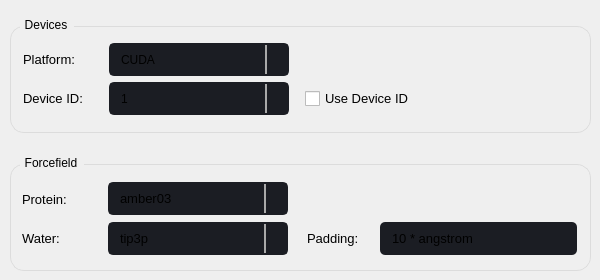
                            <widget class="QWidget" name="tab">
                             <attribute name="title">
                              <string>General</string>
                             </attribute>
                             <widget class="QWidget" name="layoutWidget">
                              <property name="geometry">
                               <rect>
                                <x>10</x>
                                <y>10</y>
                                <width>581</width>
                                <height>261</height>
                               </rect>
                              </property>
                              <layout class="QVBoxLayout" name="verticalLayout_8">
                               <property name="spacing">
                                <number>15</number>
                               </property>
                               <item>
                                <widget class="QGroupBox" name="groupBox_18">
                                 <property name="font">
                                  <font>
                                   <family>Segoe UI</family>
                                  </font>
                                 </property>
                                 <property name="styleSheet">
                                  <string notr="true">QGroupBox {
  
  border: 1px solid rgb(220, 220, 220);
  border-radius: 14px;
  padding: 4px;
  margin-top: 16px;
}

QGroupBox::title {
  subcontrol-origin: margin;
  subcontrol-position: top left;
  left: 10px;
  padding-left: 3px;
  padding-right: 5px;
  padding-top: 8px;
  padding-bottom: 16px;
}

QGroupBox::indicator {
  margin-left: 2px;
  height: 16px;
  width: 16px;
}</string>
                                 </property>
                                 <property name="title">
                                  <string>Devices</string>
                                 </property>
                                 <widget class="QWidget" name="formLayoutWidget_9">
                                  <property name="geometry">
                                   <rect>
                                    <x>10</x>
                                    <y>29</y>
                                    <width>401</width>
                                    <height>81</height>
                                   </rect>
                                  </property>
                                  <layout class="QGridLayout" name="gridLayout_7">
                                   <property name="leftMargin">
                                    <number>3</number>
                                   </property>
                                   <property name="topMargin">
                                    <number>4</number>
                                   </property>
                                   <property name="rightMargin">
                                    <number>3</number>
                                   </property>
                                   <property name="bottomMargin">
                                    <number>4</number>
                                   </property>
                                   <item row="1" column="0">
                                    <widget class="QLabel" name="label_39">
                                     <property name="sizePolicy">
                                      <sizepolicy hsizetype="Expanding" vsizetype="Preferred">
                                       <horstretch>0</horstretch>
                                       <verstretch>0</verstretch>
                                      </sizepolicy>
                                     </property>
                                     <property name="minimumSize">
                                      <size>
                                       <width>80</width>
                                       <height>0</height>
                                      </size>
                                     </property>
                                     <property name="maximumSize">
                                      <size>
                                       <width>80</width>
                                       <height>16777215</height>
                                      </size>
                                     </property>
                                     <property name="font">
                                      <font>
                                       <family>Segoe UI</family>
                                       <pointsize>10</pointsize>
                                      </font>
                                     </property>
                                     <property name="text">
                                      <string>Device ID: </string>
                                     </property>
                                    </widget>
                                   </item>
                                   <item row="0" column="1">
                                    <widget class="QComboBox" name="platform_comboBox">
                                     <property name="minimumSize">
                                      <size>
                                       <width>110</width>
                                       <height>33</height>
                                      </size>
                                     </property>
                                     <property name="maximumSize">
                                      <size>
                                       <width>180</width>
                                       <height>33</height>
                                      </size>
                                     </property>
                                     <property name="styleSheet">
                                      <string notr="true">QComboBox {
	background-color: rgb(27, 29, 35);
	border-radius: 5px;
	border: 2px solid rgb(27, 29, 35);
    padding: 1px 18px 1px 3px;
	padding-left: 10px;
    min-width: 6em;
}
QComboBox:hover{
	border: 2px solid rgb(64, 71, 88);
}

QComboBox QAbstractItemView{
	
	selection-background-color: rgb(200, 5, 100);
	

}

QComboBox:editable {

	background: rgb(0, 180, 95);
}

QComboBox:on { /* shift the text when the popup opens */
    padding-top: 3px;
    padding-left: 4px;
	text-align: center;
}



QComboBox:on { /* shift the text when the popup opens */
    padding-top: 2px;
    padding-left: 3px;
}

QComboBox::drop-down {
    subcontrol-origin: padding;
    subcontrol-position: top right;
    width: 20px;

    border-left-width: 2px;
    border-left-color: darkgray;
    border-left-style: solid; /* just a single line */
    border-top-right-radius: 3px; /* same radius as the QComboBox */
    border-bottom-right-radius: 3px;
}

QComboBox::down-arrow {
image: url(:/16x16/icons/16x16/cil-arrow-bottom.png);
}

QComboBox::down-arrow:on { /* shift the arrow when popup is open */
    top: 1px;
    left: 1px;
}

</string>
                                     </property>
                                     <item>
                                      <property name="text">
                                       <string>CUDA</string>
                                      </property>
                                     </item>
                                     <item>
                                      <property name="text">
                                       <string>OpenCL</string>
                                      </property>
                                     </item>
                                     <item>
                                      <property name="text">
                                       <string>Reference</string>
                                      </property>
                                     </item>
                                     <item>
                                      <property name="text">
                                       <string>CPU</string>
                                      </property>
                                     </item>
                                    </widget>
                                   </item>
                                   <item row="1" column="1">
                                    <widget class="QComboBox" name="Device_Number_comboBox">
                                     <property name="minimumSize">
                                      <size>
                                       <width>110</width>
                                       <height>33</height>
                                      </size>
                                     </property>
                                     <property name="maximumSize">
                                      <size>
                                       <width>180</width>
                                       <height>33</height>
                                      </size>
                                     </property>
                                     <property name="styleSheet">
                                      <string notr="true">QComboBox {
	background-color: rgb(27, 29, 35);
	border-radius: 5px;
	border: 2px solid rgb(27, 29, 35);
    padding: 1px 18px 1px 3px;
	padding-left: 10px;
    min-width: 6em;
}
QComboBox:hover{
	border: 2px solid rgb(64, 71, 88);
}

QComboBox:disabled {
background-color: rgb(93, 83, 91);
}

QComboBox QAbstractItemView{
	
	selection-background-color: rgb(200, 5, 100);
	

}

QComboBox:editable {

	background: rgb(0, 180, 95);
}

QComboBox:on { /* shift the text when the popup opens */
    padding-top: 3px;
    padding-left: 4px;
	text-align: center;
}



QComboBox:on { /* shift the text when the popup opens */
    padding-top: 2px;
    padding-left: 3px;
}

QComboBox::drop-down {
    subcontrol-origin: padding;
    subcontrol-position: top right;
    width: 20px;

    border-left-width: 2px;
    border-left-color: darkgray;
    border-left-style: solid; /* just a single line */
    border-top-right-radius: 3px; /* same radius as the QComboBox */
    border-bottom-right-radius: 3px;
}

QComboBox::down-arrow {
image: url(:/16x16/icons/16x16/cil-arrow-bottom.png);
}

QComboBox::down-arrow:on { /* shift the arrow when popup is open */
    top: 1px;
    left: 1px;
}

</string>
                                     </property>
                                     <item>
                                      <property name="text">
                                       <string>1</string>
                                      </property>
                                     </item>
                                    </widget>
                                   </item>
                                   <item row="0" column="0">
                                    <widget class="QLabel" name="label_38">
                                     <property name="font">
                                      <font>
                                       <family>Segoe UI</family>
                                       <pointsize>10</pointsize>
                                      </font>
                                     </property>
                                     <property name="text">
                                      <string>Platform: </string>
                                     </property>
                                    </widget>
                                   </item>
                                   <item row="1" column="2">
                                    <widget class="QCheckBox" name="Device_ID_checkBox">
                                     <property name="sizePolicy">
                                      <sizepolicy hsizetype="Preferred" vsizetype="Preferred">
                                       <horstretch>0</horstretch>
                                       <verstretch>0</verstretch>
                                      </sizepolicy>
                                     </property>
                                     <property name="minimumSize">
                                      <size>
                                       <width>120</width>
                                       <height>33</height>
                                      </size>
                                     </property>
                                     <property name="maximumSize">
                                      <size>
                                       <width>120</width>
                                       <height>33</height>
                                      </size>
                                     </property>
                                     <property name="font">
                                      <font>
                                       <family>Segoe UI</family>
                                       <pointsize>10</pointsize>
                                      </font>
                                     </property>
                                     <property name="styleSheet">
                                      <string notr="true">QCheckBox {
    spacing: 5px;
	margin-left: 10px;
}

QCheckBox::indicator {
    width: 15px;
    height: 15px;
}

QCheckBox::indicator:unchecked {
border-image: url(:/16x16/icons/16x16/cil-circle.png);

}

QCheckBox:disabled {
background-color: rgb(93, 83, 91);
}

QCheckBox::indicator:checked {
	border-image: url(:/20x20/icons/20x20/cil-check.png);
}


</string>
                                     </property>
                                     <property name="text">
                                      <string>Use Device ID</string>
                                     </property>
                                     <property name="shortcut">
                                      <string notr="true"/>
                                     </property>
                                    </widget>
                                   </item>
                                  </layout>
                                 </widget>
                                </widget>
                               </item>
                               <item>
                                <widget class="QGroupBox" name="groupBox_4">
                                 <property name="font">
                                  <font>
                                   <family>Segoe UI</family>
                                  </font>
                                 </property>
                                 <property name="styleSheet">
                                  <string notr="true">QGroupBox {
  
  border: 1px solid rgb(220, 220, 220);
  border-radius: 14px;
  padding: 4px;
  margin-top: 16px;
}

QGroupBox::title {
  subcontrol-origin: margin;
  subcontrol-position: top left;
  left: 10px;
  padding-left: 3px;
  padding-right: 5px;
  padding-top: 8px;
  padding-bottom: 16px;
}

QGroupBox::indicator {
  margin-left: 2px;
  height: 16px;
  width: 16px;
}

</string>
                                 </property>
                                 <property name="title">
                                  <string>Forcefield</string>
                                 </property>
                                 <widget class="QWidget" name="formLayoutWidget">
                                  <property name="geometry">
                                   <rect>
                                    <x>9</x>
                                    <y>30</y>
                                    <width>561</width>
                                    <height>81</height>
                                   </rect>
                                  </property>
                                  <layout class="QGridLayout" name="gridLayout_8">
                                   <property name="leftMargin">
                                    <number>3</number>
                                   </property>
                                   <property name="topMargin">
                                    <number>4</number>
                                   </property>
                                   <property name="rightMargin">
                                    <number>3</number>
                                   </property>
                                   <property name="bottomMargin">
                                    <number>4</number>
                                   </property>
                                   <item row="0" column="1">
                                    <widget class="QComboBox" name="protein_forcefield_comboBox">
                                     <property name="sizePolicy">
                                      <sizepolicy hsizetype="Preferred" vsizetype="Fixed">
                                       <horstretch>0</horstretch>
                                       <verstretch>0</verstretch>
                                      </sizepolicy>
                                     </property>
                                     <property name="minimumSize">
                                      <size>
                                       <width>110</width>
                                       <height>33</height>
                                      </size>
                                     </property>
                                     <property name="maximumSize">
                                      <size>
                                       <width>180</width>
                                       <height>33</height>
                                      </size>
                                     </property>
                                     <property name="font">
                                      <font>
                                       <family>Segoe UI</family>
                                       <pointsize>10</pointsize>
                                      </font>
                                     </property>
                                     <property name="styleSheet">
                                      <string notr="true">QComboBox {
	background-color: rgb(27, 29, 35);
	border-radius: 5px;
	border: 2px solid rgb(27, 29, 35);
    padding: 1px 18px 1px 3px;
	padding-left: 10px;
    min-width: 6em;
}
QComboBox:hover{
	border: 2px solid rgb(64, 71, 88);
}

QComboBox QAbstractItemView{
	
	selection-background-color: rgb(200, 5, 100);
	

}

QComboBox:editable {

	background: rgb(0, 180, 95);
}

QComboBox:on { /* shift the text when the popup opens */
    padding-top: 3px;
    padding-left: 4px;
	text-align: center;
}



QComboBox:on { /* shift the text when the popup opens */
    padding-top: 2px;
    padding-left: 3px;
}

QComboBox::drop-down {
    subcontrol-origin: padding;
    subcontrol-position: top right;
    width: 20px;

    border-left-width: 2px;
    border-left-color: darkgray;
    border-left-style: solid; /* just a single line */
    border-top-right-radius: 3px; /* same radius as the QComboBox */
    border-bottom-right-radius: 3px;
}

QComboBox::down-arrow {
image: url(:/16x16/icons/16x16/cil-arrow-bottom.png);
}

QComboBox::down-arrow:on { /* shift the arrow when popup is open */
    top: 1px;
    left: 1px;
}

</string>
                                     </property>
                                     <item>
                                      <property name="text">
                                       <string>amber03</string>
                                      </property>
                                     </item>
                                     <item>
                                      <property name="text">
                                       <string>amber10</string>
                                      </property>
                                     </item>
                                     <item>
                                      <property name="text">
                                       <string>amber96</string>
                                      </property>
                                     </item>
                                     <item>
                                      <property name="text">
                                       <string>amber99sb</string>
                                      </property>
                                     </item>
                                     <item>
                                      <property name="text">
                                       <string>amber99sbildn</string>
                                      </property>
                                     </item>
                                     <item>
                                      <property name="text">
                                       <string>charmm36</string>
                                      </property>
                                     </item>
                                    </widget>
                                   </item>
                                   <item row="0" column="0">
                                    <widget class="QLabel" name="label_10">
                                     <property name="sizePolicy">
                                      <sizepolicy hsizetype="Expanding" vsizetype="Expanding">
                                       <horstretch>0</horstretch>
                                       <verstretch>0</verstretch>
                                      </sizepolicy>
                                     </property>
                                     <property name="minimumSize">
                                      <size>
                                       <width>80</width>
                                       <height>0</height>
                                      </size>
                                     </property>
                                     <property name="maximumSize">
                                      <size>
                                       <width>80</width>
                                       <height>16777215</height>
                                      </size>
                                     </property>
                                     <property name="font">
                                      <font>
                                       <family>Segoe UI</family>
                                       <pointsize>10</pointsize>
                                      </font>
                                     </property>
                                     <property name="text">
                                      <string>Protein: </string>
                                     </property>
                                     <property name="alignment">
                                      <set>Qt::AlignLeading|Qt::AlignLeft|Qt::AlignVCenter</set>
                                     </property>
                                    </widget>
                                   </item>
                                   <item row="1" column="0">
                                    <widget class="QLabel" name="label_11">
                                     <property name="sizePolicy">
                                      <sizepolicy hsizetype="Expanding" vsizetype="Expanding">
                                       <horstretch>0</horstretch>
                                       <verstretch>0</verstretch>
                                      </sizepolicy>
                                     </property>
                                     <property name="minimumSize">
                                      <size>
                                       <width>80</width>
                                       <height>0</height>
                                      </size>
                                     </property>
                                     <property name="maximumSize">
                                      <size>
                                       <width>80</width>
                                       <height>16777215</height>
                                      </size>
                                     </property>
                                     <property name="font">
                                      <font>
                                       <family>Segoe UI</family>
                                       <pointsize>10</pointsize>
                                      </font>
                                     </property>
                                     <property name="text">
                                      <string>Water: </string>
                                     </property>
                                    </widget>
                                   </item>
                                   <item row="1" column="1">
                                    <widget class="QComboBox" name="water_forcefield_comboBox">
                                     <property name="sizePolicy">
                                      <sizepolicy hsizetype="Preferred" vsizetype="Preferred">
                                       <horstretch>0</horstretch>
                                       <verstretch>0</verstretch>
                                      </sizepolicy>
                                     </property>
                                     <property name="minimumSize">
                                      <size>
                                       <width>110</width>
                                       <height>33</height>
                                      </size>
                                     </property>
                                     <property name="maximumSize">
                                      <size>
                                       <width>180</width>
                                       <height>33</height>
                                      </size>
                                     </property>
                                     <property name="font">
                                      <font>
                                       <family>Segoe UI</family>
                                       <pointsize>10</pointsize>
                                      </font>
                                     </property>
                                     <property name="styleSheet">
                                      <string notr="true">QComboBox {
	background-color: rgb(27, 29, 35);
	border-radius: 5px;
	border: 2px solid rgb(27, 29, 35);
    padding: 1px 18px 1px 3px;
	padding-left: 10px;
    min-width: 6em;
}
QComboBox:hover{
	border: 2px solid rgb(64, 71, 88);
}

QComboBox QAbstractItemView{
	
	selection-background-color: rgb(200, 5, 100);
	

}

QComboBox:editable {

	background: rgb(0, 180, 95);
}

QComboBox:on { /* shift the text when the popup opens */
    padding-top: 3px;
    padding-left: 4px;
	text-align: center;
}



QComboBox:on { /* shift the text when the popup opens */
    padding-top: 2px;
    padding-left: 3px;
}

QComboBox::drop-down {
    subcontrol-origin: padding;
    subcontrol-position: top right;
    width: 20px;

    border-left-width: 2px;
    border-left-color: darkgray;
    border-left-style: solid; /* just a single line */
    border-top-right-radius: 3px; /* same radius as the QComboBox */
    border-bottom-right-radius: 3px;
}

QComboBox::down-arrow {
image: url(:/16x16/icons/16x16/cil-arrow-bottom.png);
}

QComboBox::down-arrow:on { /* shift the arrow when popup is open */
    top: 1px;
    left: 1px;
}

</string>
                                     </property>
                                     <item>
                                      <property name="text">
                                       <string>tip3p</string>
                                      </property>
                                     </item>
                                     <item>
                                      <property name="text">
                                       <string>spce</string>
                                      </property>
                                     </item>
                                     <item>
                                      <property name="text">
                                       <string>tip5p</string>
                                      </property>
                                     </item>
                                     <item>
                                      <property name="text">
                                       <string>tip4pew</string>
                                      </property>
                                     </item>
                                    </widget>
                                   </item>
                                   <item row="1" column="2">
                                    <widget class="QLabel" name="label_42">
                                     <property name="minimumSize">
                                      <size>
                                       <width>80</width>
                                       <height>33</height>
                                      </size>
                                     </property>
                                     <property name="maximumSize">
                                      <size>
                                       <width>80</width>
                                       <height>33</height>
                                      </size>
                                     </property>
                                     <property name="font">
                                      <font>
                                       <family>Segoe UI</family>
                                       <pointsize>10</pointsize>
                                      </font>
                                     </property>
                                     <property name="styleSheet">
                                      <string notr="true">QLabel {
	margin-left: 10px;
}</string>
                                     </property>
                                     <property name="text">
                                      <string>Padding:</string>
                                     </property>
                                    </widget>
                                   </item>
                                   <item row="1" column="3">
                                    <widget class="QLineEdit" name="water_padding_lineEdit">
                                     <property name="sizePolicy">
                                      <sizepolicy hsizetype="Preferred" vsizetype="Preferred">
                                       <horstretch>0</horstretch>
                                       <verstretch>0</verstretch>
                                      </sizepolicy>
                                     </property>
                                     <property name="minimumSize">
                                      <size>
                                       <width>150</width>
                                       <height>33</height>
                                      </size>
                                     </property>
                                     <property name="font">
                                      <font>
                                       <family>Segoe UI</family>
                                       <pointsize>10</pointsize>
                                      </font>
                                     </property>
                                     <property name="styleSheet">
                                      <string notr="true">QLineEdit {
	background-color: rgb(27, 29, 35);
	border-radius: 5px;
	padding-left: 10px;

}
QLineEdit:hover {
	border: 2px solid rgb(64, 71, 88);
}
QLineEdit:focus {
	border: 2px solid rgb(91, 101, 124);
}</string>
                                     </property>
                                     <property name="text">
                                      <string>10 * angstrom</string>
                                     </property>
                                    </widget>
                                   </item>
                                  </layout>
                                 </widget>
                                </widget>
                               </item>
                              </layout>
                             </widget>
                            </widget>
